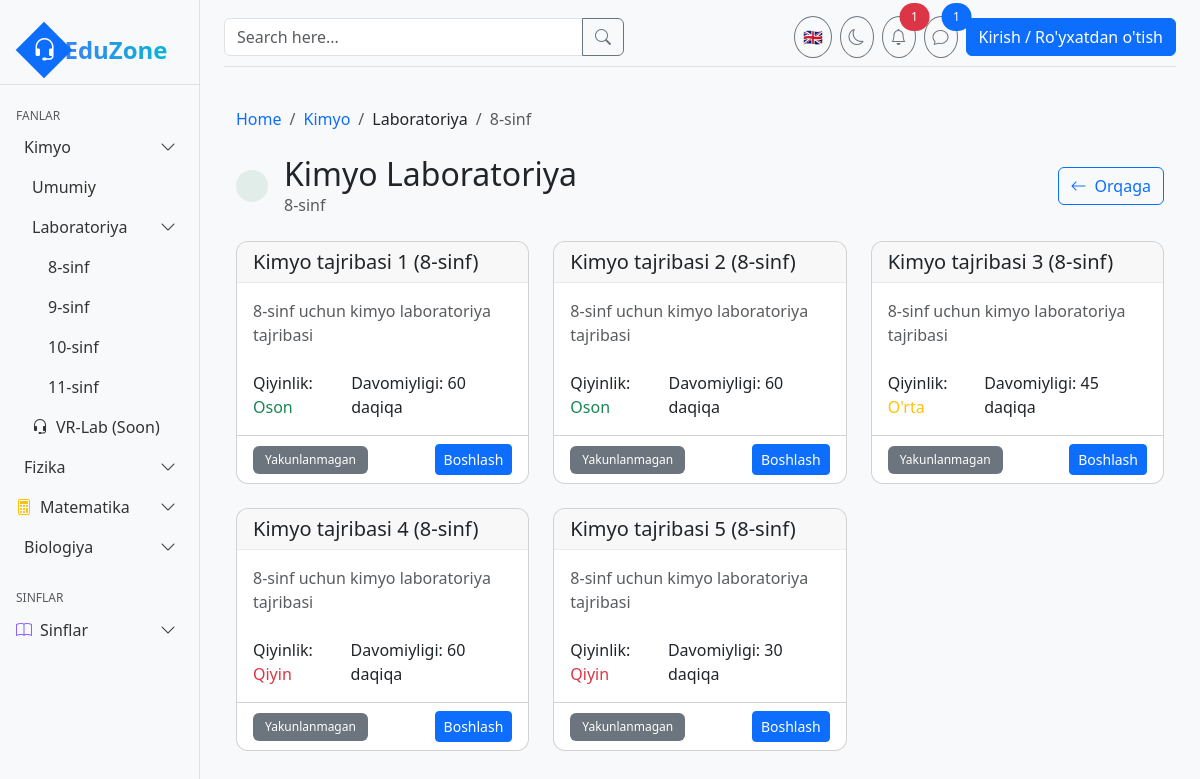
The app's page /kimyo/laboratoriya/8/, older data.
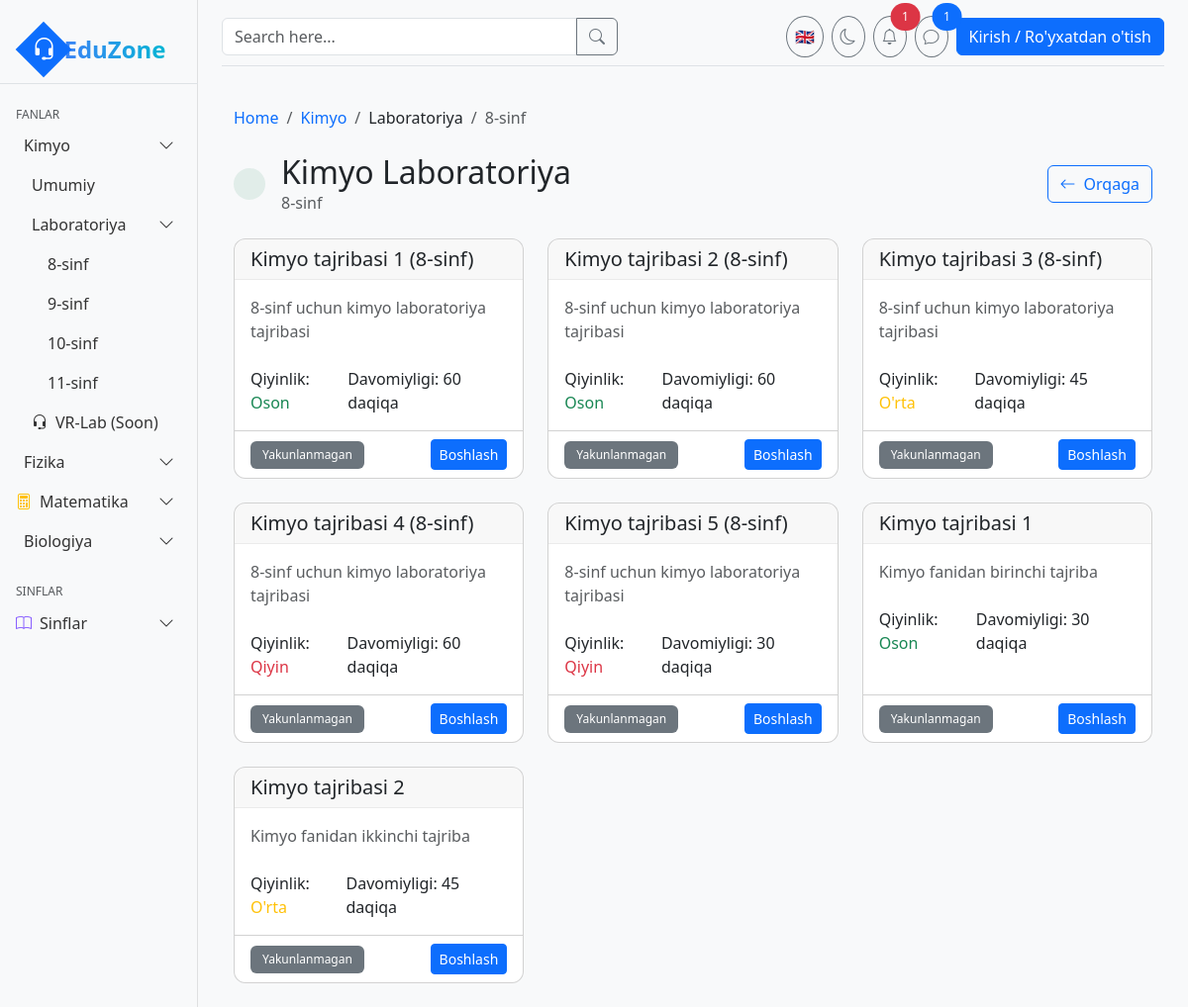
The same page, newer data.
### core/models.py (models this page shows, shortened)
class Experiment(models.Model):
    DIFFICULTY_CHOICES = [
        ('easy', 'Oson'),
        ('medium', 'O\'rta'),
        ('hard', 'Qiyin'),
    ]
    title = models.CharField(max_length=200)
    slug = models.SlugField(unique=True)
    subject = models.ForeignKey(Subject, on_delete=models.CASCADE, related_name='experiments')
    grade = models.ForeignKey(Grade, on_delete=models.CASCADE, related_name='experiments')
    description = models.TextField()
    difficulty = models.CharField(max_length=10, choices=DIFFICULTY_CHOICES, default='medium')
    duration = models.CharField(max_length=50, help_text="e.g., '30 daqiqa'")
    instructions = models.TextField(blank=True)
    link = models.CharField(max_length=200, blank=True, null=True)
    is_vr = models.BooleanField(default=False, help_text="Is this a VR experiment?")
    created_at = models.DateTimeField(auto_now_add=True)
    updated_at = models.DateTimeField(auto_now=True)

### core/views.py (the view, shortened to what this page needs)
# urls.py: path('<slug:subject_slug>/laboratoriya/<int:grade_number>/', views.laboratory_view, name='laboratory_view'),
def laboratory_view(request, subject_slug, grade_number):
    subject = get_object_or_404(Subject, slug=subject_slug)
    grade = get_object_or_404(Grade, number=grade_number)
    experiments = Experiment.objects.filter(subject=subject, grade=grade, is_vr=False)
    user_experiments = {}
    return render(request, 'laboratory.html', {
        'subject': subject,
        'grade': grade,
        'experiments': experiments,
        'user_experiments': user_experiments,
    })

### templates/laboratory.html (shortened to what this page needs)
{% extends 'base.html' %}
{% load core_tags %}
{% block content %}
<div class="container-fluid py-4">
    <nav aria-label="breadcrumb" class="mb-4">
        <ol class="breadcrumb">
            <li class="breadcrumb-item"><a href="/" class="text-decoration-none">Home</a></li>
            <li class="breadcrumb-item"><a href="/{{ subject.slug }}/" class="text-decoration-none">{{ subject.name }}</a></li>
            <li class="breadcrumb-item">Laboratoriya</li>
            <li class="breadcrumb-item active" aria-current="page">{{ grade.number }}-sinf</li>
        </ol>
    </nav>
    <div class="d-flex justify-content-between align-items-center mb-4">
        <div class="d-flex align-items-center gap-3">
            <div class="rounded-circle p-3
                {% if subject.name == 'Kimyo' %}bg-success bg-opacity-10
                {% elif subject.name == 'Fizika' %}bg-primary bg-opacity-10
                {% elif subject.name == 'Matematika' %}bg-warning bg-opacity-10
                {% else %}bg-secondary bg-opacity-10{% endif %}">
            </div>
            <div>
                <h2 class="mb-0">{{ subject.name }} Laboratoriya</h2>
                <p class="text-muted mb-0">{{ grade.number }}-sinf</p>
            </div>
        </div>
        <a href="/" class="btn btn-outline-primary d-flex align-items-center gap-2">
            <i class="bi bi-arrow-left"></i>
            Orqaga
        </a>
    </div>
    <div class="row g-4">
        {% for experiment in experiments %}
        <div class="col-md-6 col-lg-4">
            <div class="card h-100 hover-shadow transition">
                <div class="card-header">
                    <h5 class="card-title mb-0">{{ experiment.title }}</h5>
                </div>
                <div class="card-body">
                    <p class="text-muted mb-4">{{ experiment.description|truncatewords:20 }}</p>
                    <div class="d-flex justify-content-between text-sm">
                        <div>
                            <span class="fw-medium">Qiyinlik:</span>
                            {% if experiment.difficulty == 'easy' %}
                            <span class="text-success">Oson</span>
                            {% elif experiment.difficulty == 'medium' %}
                            <span class="text-warning">O'rta</span>
                            {% else %}
                            <span class="text-danger">Qiyin</span>
                            {% endif %}
                        </div>
                        <div>
                            <span class="fw-medium">Davomiyligi:</span> {{ experiment.duration }}
                        </div>
                    </div>
                </div>
                <div class="card-footer bg-transparent d-flex justify-content-between align-items-center">
                    <span class="badge {% if experiment.id in user_experiments and user_experiments|get_item:experiment.id %}bg-success{% else %}bg-secondary{% endif %}">
                        {% if experiment.id in user_experiments and user_experiments|get_item:experiment.id %}
                        Yakunlangan
                        {% else %}
                        Yakunlanmagan
                        {% endif %}
                    </span>
                    {% if subject.name == 'Fizika' and grade.number == 9 and experiment.title == 'Matematik mayatnik' %}
                            <a href="{% url 'simlab:matematik_mayatnik' %}" class="btn btn-primary btn-sm">Boshlash</a>
                        {% else %}
                            <a href="{{experiment.link}}" class="btn btn-primary btn-sm">Boshlash</a>
                        {% endif %}
                </div>
            </div>
        </div>
        {% empty %}
        <div class="col-12">
            <div class="alert alert-info">
                <p class="mb-0">Hozircha {{ subject.name|lower }} fani uchun {{ grade.number }}-sinf tajribalari mavjud emas.</p>
            </div>
        </div>
        {% endfor %}
    </div>
</div>
{% endblock %}

Row changes from the older to the newer data that the page shows:
added Experiment: title "Kimyo tajribasi 1", description "Kimyo fanidan birinchi tajriba", difficulty "Oson", duration "30 daqiqa", shows "Yakunlanmagan"
added Experiment: title "Kimyo tajribasi 2", description "Kimyo fanidan ikkinchi tajriba", difficulty "O'rta", duration "45 daqiqa", shows "Yakunlanmagan"
